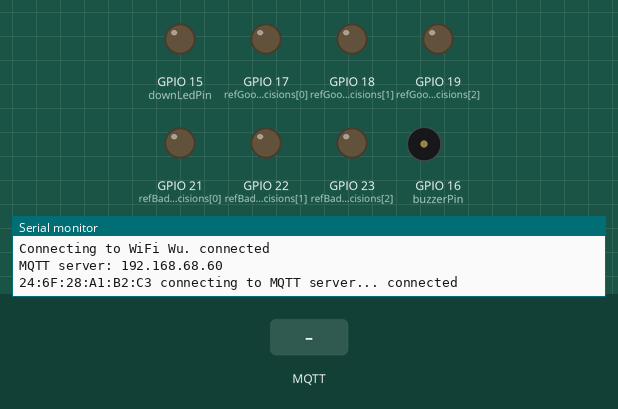
Bench run of a sketch on a simulated ESP32. On the bench: output pins drawn as LEDs (lit = HIGH), buzzer (waves = sounding, pin HIGH), the last lines printed to the serial monitor. The test bench sets the inputs (shaded band). WiFi joins after 1.5 s; servers stay silent unless stated; random numbers use the default seed unless the sketch sets one; no MQTT or app messages arrive unless stated.

Above: at 9.4 s.
9.5 s: MQTT message "hello123" arrives on the first subscribed topic
At 10.5 s:
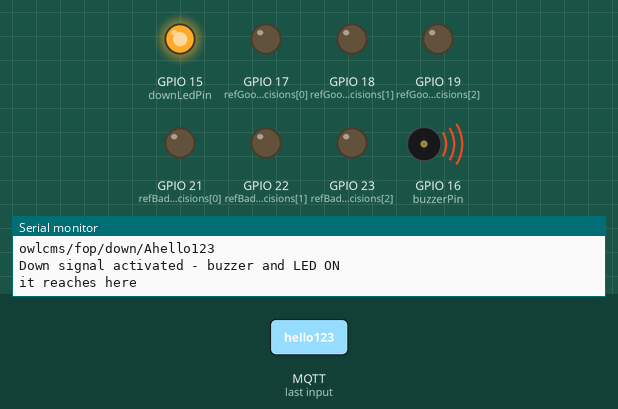
12.5 s: MQTT message "1" arrives on the first subscribed topic
14.0 s: MQTT message "2" arrives on the first subscribed topic
At 18.2 s:
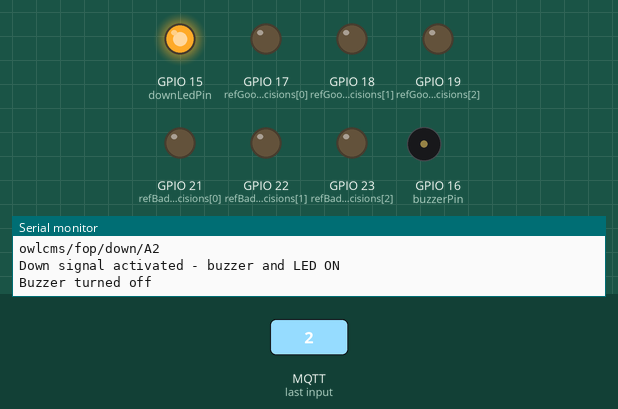
Timing chart, 0 to 20.0 s (numbered marks = the images above; inputs shaded):
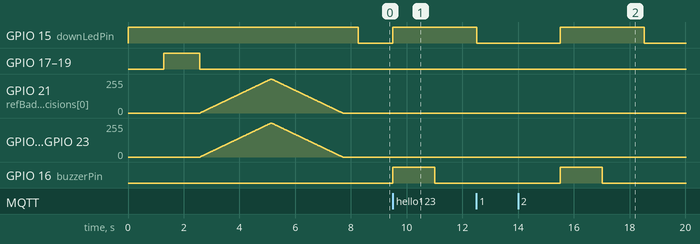

The sketch:

DecisionLightBox.ino
```cpp
// ====== START CONFIG SECTION ======================================================
#include "secrets_local.h"
#include <driver/ledc.h>
#include <Arduino.h>

const char* platform = "A";
char fop[20];

String downSignalTopic;
String decisionTopic;
String resetDecisionsTopic;

String ref1Decision = "";
String ref2Decision = "";
String ref3Decision = "";

bool downTriggered = false;
bool allDecisionsMade = false;
bool silentMode = false;

// Variables for non-blocking timing of down signal
unsigned long downSignalStartTime = 0;
bool buzzerOn = false;
bool downLedOn = false;

//______Allocate Pins___________________________________________

const int downLedPin = 15;
const int buzzerPin = 16;
const int refGoodDecisions[] = {17, 18, 19};
const int refBadDecisions[] = {21, 22, 23};


// ====== END CONFIG SECTION ======================================================

#ifdef TLS
#include <WiFiClientSecure.h>
#include "certificates.h"
const int mqttPort = 8883;
#else
#include <WiFi.h>
const int mqttPort = 1883;
#endif

#include "PubSubClient.h"
#define ELEMENTCOUNT(x) (sizeof(x) / sizeof(x[0]))

#ifdef TLS
WiFiClientSecure wifiClient;
#else
WiFiClient wifiClient;
#endif
PubSubClient mqttClient;

// networking values
String macAddress;
char mac[50];
char clientId[50];

unsigned long decisionStartTime = 0;
unsigned long ignoreStartTime = 0;
bool isWaitingForDecision = false;
bool isIgnoringDecisions = false;

void setup() {
  digitalWrite(downLedPin, HIGH);
  setupPins();
  bootSequence();
  #ifdef TLS
    wifiClient.setCACert(rootCABuff);
    wifiClient.setInsecure();
  #endif
  mqttClient.setKeepAlive(20);
  mqttClient.setClient(wifiClient);
  Serial.begin(115200);

  wifiConnect();
  macAddress = WiFi.macAddress();
  macAddress.toCharArray(clientId, macAddress.length() + 1);

  Serial.print("MQTT server: ");
  Serial.println(mqttServer);
  mqttClient.setServer(mqttServer, mqttPort);
  mqttClient.setCallback(callback);

  strcpy(fop, platform);
  downSignalTopic = "owlcms/fop/down/" + String(fop);
  decisionTopic = "owlcms/decision/" + String(fop);
  resetDecisionsTopic = "owlcms/fop/resetDecisions/" + String(fop);
  mqttReconnect();
  digitalWrite(downLedPin, LOW);
}

void loop() {
  delay(10);
  if (!mqttClient.connected()) {
    mqttReconnect();
  }
  mqttClient.loop();
  //silentMode();

  unsigned long currentTime = millis();

  // Handle down signal timing (non-blocking)
  if (buzzerOn && (currentTime - downSignalStartTime >= 1500)) {
    // Turn off buzzer after 1.5 seconds
    digitalWrite(buzzerPin, LOW);
    buzzerOn = false;
    Serial.println("Buzzer turned off");
  }

  if (downLedOn && (currentTime - downSignalStartTime >= 3000)) {
    // Turn off down LED after 3 seconds
    digitalWrite(downLedPin, LOW);
    downLedOn = false;
    Serial.println("Down LED turned off");
  }

  // Handle decision timing
  if (isWaitingForDecision && (currentTime - decisionStartTime >= 3000)) {
    isWaitingForDecision = false;
    setDecisionLights();
    isIgnoringDecisions = true;
    ignoreStartTime = currentTime;
  }

  if (isIgnoringDecisions && (currentTime - ignoreStartTime >= 5000)) {
    isIgnoringDecisions = false;
  }
}

void wifiConnect() {
  Serial.print("Connecting to WiFi ");
  Serial.print(wifiSSID);
  WiFi.mode(WIFI_STA);
  WiFi.begin(wifiSSID, wifiPassword);
  while (WiFi.status() != WL_CONNECTED) {
    disconnectLEDs();
    delay(500);
    Serial.print(".");
  }
  Serial.println(" connected");
}

void mqttReconnect() {
  long r = random(1000);
  sprintf(clientId, "owlcms-%ld", r);
  if (WiFi.status() != WL_CONNECTED) {
    wifiConnect();
  }
  while (!mqttClient.connected()) {
    Serial.print(macAddress);
    Serial.print(" connecting to MQTT server...");

    if (mqttClient.connect(clientId, mqttUserName, mqttPassword)) {
      Serial.println(" connected");
      mqttClient.subscribe(downSignalTopic.c_str());
      mqttClient.subscribe(decisionTopic.c_str());
      mqttClient.subscribe(resetDecisionsTopic.c_str());
    } else {
      Serial.print("MQTT connection failed, rc=");
      Serial.print(mqttClient.state());
      Serial.println(" try again in 5 second");
      disconnectLEDs();
      //delay(5000);
    }
  }
}

void disconnectLEDs() {
  for(int dutyCycle = 0; dutyCycle <= 255; dutyCycle++){
    analogWrite(refBadDecisions[0], dutyCycle);
    analogWrite(refBadDecisions[1], dutyCycle);
    analogWrite(refBadDecisions[2], dutyCycle);
    delay(10);
  }

  for(int dutyCycle = 255; dutyCycle >= 0; dutyCycle--){
    analogWrite(refBadDecisions[0], dutyCycle);
    analogWrite(refBadDecisions[1], dutyCycle);
    analogWrite(refBadDecisions[2], dutyCycle);
    delay(10);
  }
}

void bootSequence() {
  for(int dutyCycle = 0; dutyCycle <= 255; dutyCycle++){
    analogWrite(refGoodDecisions[0], dutyCycle);
    delay(1);
    analogWrite(refGoodDecisions[1], dutyCycle);
    delay(1);
    analogWrite(refGoodDecisions[2], dutyCycle);
    delay(3);
  }

  for(int dutyCycle = 255; dutyCycle >= 0; dutyCycle--){
    analogWrite(refGoodDecisions[0], dutyCycle);
    delay(1);
    analogWrite(refGoodDecisions[1], dutyCycle);
    delay(1);
    analogWrite(refGoodDecisions[2], dutyCycle);
    delay(3);
  }
}

void setupPins() {
  pinMode(downLedPin, OUTPUT);
  pinMode(buzzerPin, OUTPUT);

  //pinMode(silentModePin, INPUT_PULLUP);

  // for (int i = 0; i < 3; i++) {
  //   pinMode(decisionPins[i], OUTPUT);
  // }

  for (int i = 0; i < 3; i++) {
    pinMode(refGoodDecisions[i], OUTPUT);
    pinMode(refBadDecisions[i], OUTPUT);
  }
}

void callback(char* topic, byte* message, unsigned int length) {
  String stTopic = String(topic);
  String stMessage;

  for (int i = 0; i < length; i++) {
    stMessage += (char)message[i];
  }

  if (stTopic.startsWith(decisionTopic)) {
    if (!isIgnoringDecisions) {
      processDecision(stMessage);
      Serial.println(stTopic + stMessage);
    } else {
      Serial.println("Ignoring decision");
    }
  }

  if (stTopic.startsWith(resetDecisionsTopic)) {
    resetDecisions();
  }

  if (stTopic.startsWith(downSignalTopic)) {
    Serial.println(stTopic + stMessage);
    downSignal();
  }
}

void processDecision(String message) {
  int spaceIndex = message.indexOf(' ');
  if (spaceIndex == -1) {
    Serial.println("Invalid message format");
    return;
  }

  String refNumber = message.substring(0, spaceIndex);
  String decision = message.substring(spaceIndex + 1);

  if (decision != "good" && decision != "bad") {
    Serial.println("Invalid decision in message");
    return;
  }

  if (refNumber == "1") {
    ref1Decision = decision;
  } else if (refNumber == "2") {
    ref2Decision = decision;
  } else if (refNumber == "3") {
    ref3Decision = decision;
  } else {
    Serial.println("Invalid referee number in message");
    return;
  }

  //checkDecisions();
}

// void checkDecisions() {
//   //int goodCount = 0, badCount = 0;
//   String decisions[] = {ref1Decision, ref2Decision, ref3Decision};

//   // for (String d : decisions) {
//   //   if (d == "good") goodCount++;
//   //   else if (d == "bad") badCount++;
//   // }

//   // if (!downTriggered && (goodCount == 2 || badCount == 2)) {
//   //   downSignal();
//   //   downTriggered = true;
//   // }

//   if (!ref1Decision.isEmpty() && !ref2Decision.isEmpty() && !ref3Decision.isEmpty()) {
//     setDecisionLights();
//     resetDecisions();
//   }
// }

void setDecisionLights() {
  digitalWrite(buzzerPin, LOW);
  digitalWrite(downLedPin, LOW);

  analogWrite(refGoodDecisions[0], ref1Decision == "good" ? 255 : 0);
  analogWrite(refBadDecisions[0], ref1Decision == "bad" ? 255 : 0);

  analogWrite(refGoodDecisions[1], ref2Decision == "good" ? 255 : 0);
  analogWrite(refBadDecisions[1], ref2Decision == "bad" ? 255 : 0);

  analogWrite(refGoodDecisions[2], ref3Decision == "good" ? 255 : 0);
  analogWrite(refBadDecisions[2], ref3Decision == "bad" ? 255 : 0);

  delay(3000);
  for (int i = 0; i < 3; i++) {
    analogWrite(refBadDecisions[i], 0);
    analogWrite(refGoodDecisions[i], 0);
  }

  resetDecisions();
}

void downSignal() {
  // Turn on both down LED and buzzer
  digitalWrite(downLedPin, HIGH);
  digitalWrite(buzzerPin, HIGH);

  // Record the time when down signal was triggered
  downSignalStartTime = millis();

  // Set flags to track states
  buzzerOn = true;
  downLedOn = true;

  // Log the action
  Serial.println("Down signal activated - buzzer and LED ON");

  if (!isWaitingForDecision && !isIgnoringDecisions) {
    Serial.println("it reaches here");
    isWaitingForDecision = true;
    decisionStartTime = millis();
  }
  // checkDecisions();
}

void resetDecisions() {
  ref1Decision = "";
  ref2Decision = "";
  ref3Decision = "";
  downTriggered = false;
  Serial.println(ref1Decision + ref2Decision + ref3Decision);
}
```

secrets_local.h
```cpp
// RPI Wifi
// const char* wifiSSID = "Replogic Light System";
// const char* wifiPassword = "Welcome98!";

// const char* mqttServer = "192.168.4.22";
// const char* mqttUserName= "";
// const char* mqttPassword = "";

//Wu Google Wifi
// const char* wifiSSID = "Wu Google";
// const char* wifiPassword = "hello123";

// const char* mqttServer = "192.168.86.32";
// const char* mqttUserName= "";
// const char* mqttPassword = "";

//Wu Apartment
const char* wifiSSID = "Wu";
const char* wifiPassword = "Welcome98!";

const char* mqttServer = "192.168.68.60";
const char* mqttUserName= "";
const char* mqttPassword = "";
```

Measured:
- after the input at 9.5 s, GPIO 15 (downLedPin): LOW → HIGH at once; GPIO 16 (buzzerPin): LOW → HIGH at once, → LOW 1.5 s later
- after the input at 14.0 s, GPIO 15 (downLedPin): LOW → HIGH after 1.5 s, → LOW 3.0 s later; GPIO 16 (buzzerPin): LOW → HIGH after 1.5 s, → LOW 1.5 s later
